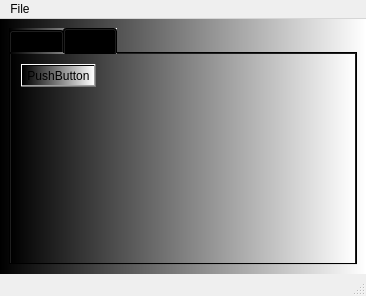
<?xml version="1.0" encoding="UTF-8"?>
<ui version="4.0">
 <class>MainWindow</class>
 <widget class="QMainWindow" name="MainWindow">
  <property name="geometry">
   <rect>
    <x>0</x>
    <y>0</y>
    <width>366</width>
    <height>296</height>
   </rect>
  </property>
  <property name="windowTitle">
   <string>MainWindow</string>
  </property>
  <widget class="QWidget" name="centralwidget">
   <property name="styleSheet">
    <string notr="true">background-color: qlineargradient(spread:pad, x1:0, y1:0, x2:1, y2:0, stop:0 rgba(0, 0, 0, 255), stop:1 rgba(255, 255, 255, 255));</string>
   </property>
   <layout class="QVBoxLayout" name="verticalLayout">
    <item>
     <widget class="QTabWidget" name="tabWidget">
      <property name="currentIndex">
       <number>1</number>
      </property>
      <widget class="QWidget" name="tab">
       <property name="styleSheet">
        <string notr="true">QWidget{
background-color: rgb(0, 0, 255);
}

QPushButton{
background-color: rgb(255, 255, 255);
}

QPushButton#pushButton_set_label{
background-color: rgb(255, 0, 255);
}
</string>
       </property>
       <attribute name="title">
        <string>Tab 1</string>
       </attribute>
       <widget class="QWidget" name="verticalLayoutWidget">
        <property name="geometry">
         <rect>
          <x>0</x>
          <y>0</y>
          <width>341</width>
          <height>201</height>
         </rect>
        </property>
        <layout class="QVBoxLayout" name="verticalLayout_2">
         <item>
          <widget class="QLabel" name="label">
           <property name="font">
            <font>
             <pointsize>18</pointsize>
            </font>
           </property>
           <property name="text">
            <string>TextLabel</string>
           </property>
           <property name="alignment">
            <set>Qt::AlignCenter</set>
           </property>
          </widget>
         </item>
         <item>
          <layout class="QHBoxLayout" name="horizontalLayout">
           <item>
            <widget class="QPushButton" name="pushButton_clear">
             <property name="text">
              <string>Clear label</string>
             </property>
            </widget>
           </item>
           <item>
            <widget class="QPushButton" name="pushButton_set_label">
             <property name="text">
              <string>Set label</string>
             </property>
            </widget>
           </item>
          </layout>
         </item>
        </layout>
       </widget>
      </widget>
      <widget class="QWidget" name="tab_2">
       <property name="autoFillBackground">
        <bool>false</bool>
       </property>
       <attribute name="title">
        <string>Tab 2</string>
       </attribute>
       <widget class="QPushButton" name="pushButton">
        <property name="geometry">
         <rect>
          <x>10</x>
          <y>10</y>
          <width>75</width>
          <height>23</height>
         </rect>
        </property>
        <property name="text">
         <string>PushButton</string>
        </property>
       </widget>
      </widget>
     </widget>
    </item>
   </layout>
  </widget>
  <widget class="QMenuBar" name="menubar">
   <property name="geometry">
    <rect>
     <x>0</x>
     <y>0</y>
     <width>366</width>
     <height>21</height>
    </rect>
   </property>
   <widget class="QMenu" name="menuFile">
    <property name="title">
     <string>File</string>
    </property>
    <addaction name="actionNew"/>
    <addaction name="separator"/>
    <addaction name="actionExit"/>
   </widget>
   <addaction name="menuFile"/>
  </widget>
  <widget class="QStatusBar" name="statusbar">
   <property name="statusTip">
    <string>Text displayed</string>
   </property>
  </widget>
  <action name="actionNew">
   <property name="icon">
    <iconset>
     <normaloff>../icons/new_icon.png</normaloff>../icons/new_icon.png</iconset>
   </property>
   <property name="text">
    <string>New</string>
   </property>
   <property name="statusTip">
    <string>New File</string>
   </property>
  </action>
  <action name="actionExit">
   <property name="icon">
    <iconset>
     <normaloff>../icons/exit_icon.png</normaloff>../icons/exit_icon.png</iconset>
   </property>
   <property name="text">
    <string>Exit</string>
   </property>
  </action>
 </widget>
 <resources/>
 <connections>
  <connection>
   <sender>pushButton_clear</sender>
   <signal>clicked()</signal>
   <receiver>label</receiver>
   <slot>clear()</slot>
   <hints>
    <hint type="sourcelabel">
     <x>112</x>
     <y>200</y>
    </hint>
    <hint type="destinationlabel">
     <x>178</x>
     <y>100</y>
    </hint>
   </hints>
  </connection>
  <connection>
   <sender>pushButton</sender>
   <signal>clicked()</signal>
   <receiver>MainWindow</receiver>
   <slot>slot1()</slot>
   <hints>
    <hint type="sourcelabel">
     <x>41</x>
     <y>73</y>
    </hint>
    <hint type="destinationlabel">
     <x>61</x>
     <y>-11</y>
    </hint>
   </hints>
  </connection>
 </connections>
 <slots>
  <slot>slot1()</slot>
 </slots>
</ui>
